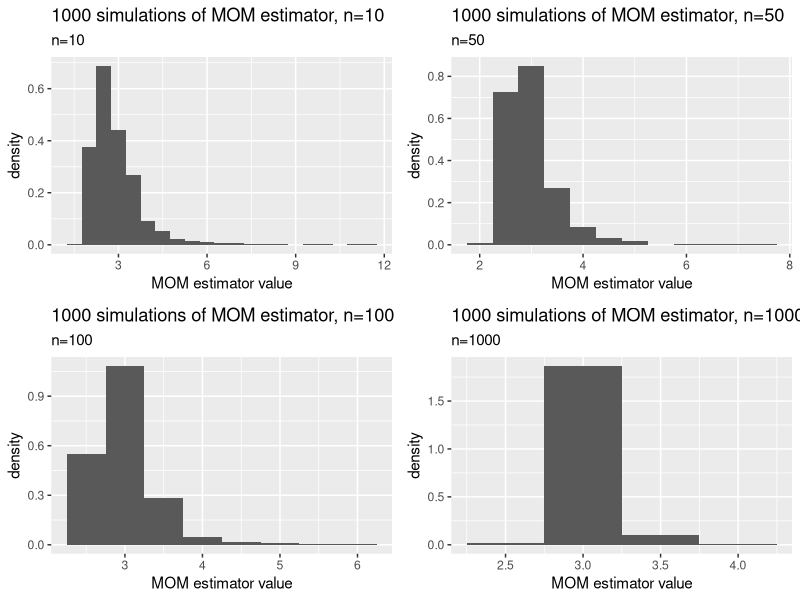
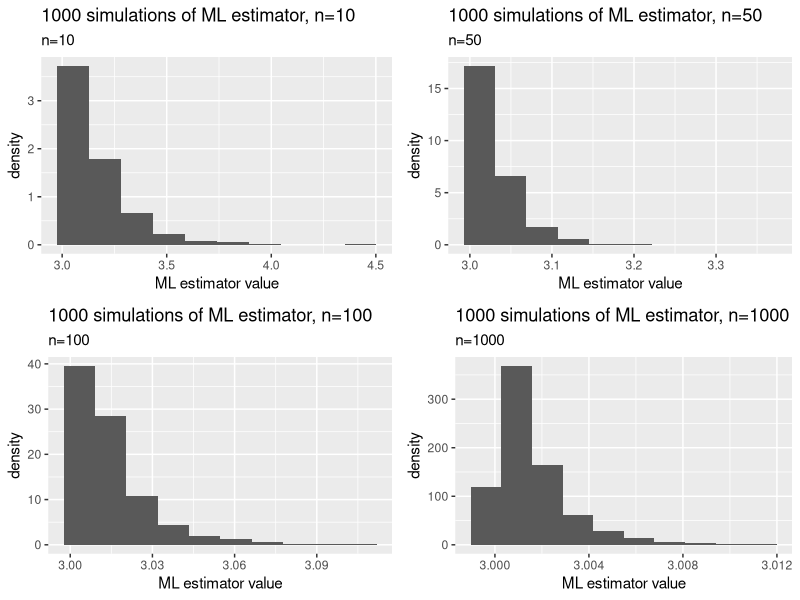

The R source for these figures, in order:
## ---- chunk 1
library(tidyverse)
library(gridExtra)
## ---- chunk 2
set.seed(1010)
resu10 <- c()
ml10 <- c()
for (i in c(1:1000)) {
  n <- 10
sample <- runif(n, min = 0, max = 1)
trans_samp <- data.frame('x'= (-sample+1)^(-0.5)*3)
beta <- (sum(trans_samp)/n)/2
ml10 <- c(ml10, min(trans_samp))
resu10 <- c(resu10, beta)
}
mean(ml10)
var(ml10)
#mean(resu10)
#var(resu10)

resu10t <- tibble(index=1:1000, resu10)
gg10 <- ggplot(resu10t, aes(x=resu10))+geom_histogram(aes(y=..density..), binwidth = 0.5)+
  labs(x='MOM estimator value', y='density', title='1000 simulations of MOM estimator, n=10', subtitle='n=10')
ml10t <- tibble(index=1:1000, ml10)
ggml10 <- ggplot(ml10t, aes(x=ml10))+geom_histogram(aes(y=..density..), bins=10)+
  labs(x='ML estimator value', y='density', title='1000 simulations of ML estimator, n=10', subtitle='n=10')
## ---- chunk 3
set.seed(1010)
resu50 <- c()
ml50 <- c()
  n <- 50
for (i in c(1:1000)) {

sample <- runif(n, min = 0, max = 1)
trans_samp <- data.frame('x'= (-sample+1)^(-0.5)*3)
beta <- (sum(trans_samp)/n)/2
ml50 <- c(ml50, min(trans_samp))
resu50 <- c(resu50, beta)
}
  mean(ml50)
  var(ml50)
#  mean(resu50)
 # var(resu50)
resu50t <- tibble(index=1:1000, resu50)
gg50 <- ggplot(resu50t, aes(x=resu50))+geom_histogram(aes(y=..density..), binwidth = 0.5)+
  labs(x='MOM estimator value', y='density', title='1000 simulations of MOM estimator, n=50', subtitle='n=50')
  
  ml50t <- tibble(index=1:1000, ml50)
ggml50 <- ggplot(ml50t, aes(x=ml50))+geom_histogram(aes(y=..density..), bins=10)+
  labs(x='ML estimator value', y='density', title='1000 simulations of ML estimator, n=50', subtitle='n=50')
## ---- chunk 4
set.seed(1010)
resu100 <- c()
ml100 <- c()
  n <- 100
for (i in c(1:1000)) {

sample <- runif(n, min = 0, max = 1)
trans_samp <- data.frame('x'= (-sample+1)^(-0.5)*3)
ml100 <- c(ml100, min(trans_samp))
beta <- (sum(trans_samp)/n)/2
resu100 <- c(resu100, beta)
}
  mean(ml100)
  var(ml100)
#  mean(resu100)
 # var(resu100)
resu100t <- tibble(index=1:1000, resu100)
gg100 <- ggplot(resu100t, aes(x=resu100))+geom_histogram(aes(y=..density..), binwidth = 0.5)+
  labs(x='MOM estimator value', y='density', title='1000 simulations of MOM estimator, n=100', subtitle='n=100')
  ml100t <- tibble(index=1:1000, ml100)
ggml100 <- ggplot(ml10t, aes(x=ml100))+geom_histogram(aes(y=..density..), bins=10)+
  labs(x='ML estimator value', y='density', title='1000 simulations of ML estimator, n=100', subtitle='n=100')
## ---- chunk 5
set.seed(1010)
resu1000 <- c()
ml1000 <- c()
  n <- 1000
for (i in c(1:1000)) {

sample <- runif(n, min = 0, max = 1)
trans_samp <- data.frame('x'= (-sample+1)^(-0.5)*3)
ml1000 <- c(ml1000, min(trans_samp))
beta <- (sum(trans_samp)/n)/2
resu1000 <- c(resu1000, beta)
}
  mean(ml1000)
  var(ml1000)
#mean(resu1000)
#var(resu1000)
resu1000t <- tibble(index=1:1000, resu1000)
gg1000 <- ggplot(resu1000t, aes(x=resu1000))+geom_histogram(aes(y=..density..), binwidth = 0.5)+
  labs(x='MOM estimator value', y='density', title='1000 simulations of MOM estimator, n=1000', subtitle='n=1000')
  ml1000t <- tibble(index=1:1000, ml1000)
ggml1000 <- ggplot(ml1000t, aes(x=ml1000))+geom_histogram(aes(y=..density..), bins=10)+
  labs(x='ML estimator value', y='density', title='1000 simulations of ML estimator, n=1000', subtitle='n=1000')
## ---- chunk 6
grid.arrange(gg10, gg50, gg100, gg1000)
grid.arrange(ggml10, ggml50, ggml100, ggml1000)
